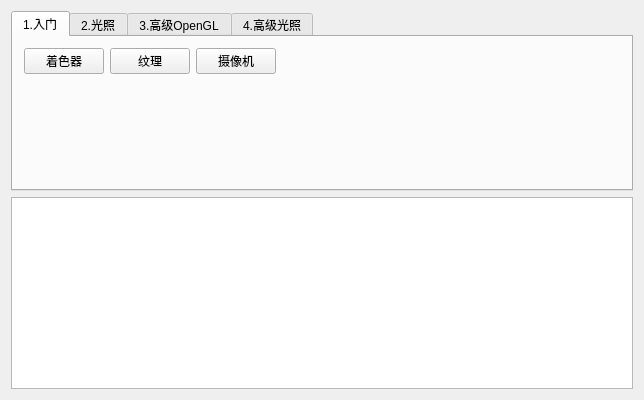
<?xml version="1.0" encoding="UTF-8"?>
<ui version="4.0">
 <class>ApplicationClass</class>
 <widget class="QMainWindow" name="ApplicationClass">
  <property name="geometry">
   <rect>
    <x>0</x>
    <y>0</y>
    <width>600</width>
    <height>400</height>
   </rect>
  </property>
  <property name="windowTitle">
   <string>Application</string>
  </property>
  <widget class="QWidget" name="centralWidget">
   <layout class="QVBoxLayout" name="verticalLayout">
    <item>
     <widget class="QTabWidget" name="tabWidget">
      <property name="currentIndex">
       <number>0</number>
      </property>
      <widget class="QWidget" name="getting_start_2">
       <attribute name="title">
        <string>1.入门</string>
       </attribute>
       <layout class="QGridLayout" name="gridLayout">
        <item row="0" column="0">
         <widget class="QPushButton" name="shader_uniform">
          <property name="text">
           <string>着色器</string>
          </property>
         </widget>
        </item>
        <item row="0" column="3">
         <spacer name="horizontalSpacer">
          <property name="orientation">
           <enum>Qt::Horizontal</enum>
          </property>
          <property name="sizeHint" stdset="0">
           <size>
            <width>312</width>
            <height>20</height>
           </size>
          </property>
         </spacer>
        </item>
        <item row="0" column="1">
         <widget class="QPushButton" name="texture">
          <property name="text">
           <string>纹理</string>
          </property>
         </widget>
        </item>
        <item row="1" column="0">
         <spacer name="verticalSpacer">
          <property name="orientation">
           <enum>Qt::Vertical</enum>
          </property>
          <property name="sizeHint" stdset="0">
           <size>
            <width>20</width>
            <height>40</height>
           </size>
          </property>
         </spacer>
        </item>
        <item row="0" column="2">
         <widget class="QPushButton" name="camera">
          <property name="text">
           <string>摄像机</string>
          </property>
         </widget>
        </item>
       </layout>
      </widget>
      <widget class="QWidget" name="lighting_2">
       <attribute name="title">
        <string>2.光照</string>
       </attribute>
       <layout class="QGridLayout" name="gridLayout_3">
        <item row="0" column="1">
         <widget class="QPushButton" name="material">
          <property name="text">
           <string>材质</string>
          </property>
         </widget>
        </item>
        <item row="0" column="0">
         <widget class="QPushButton" name="basic_lighting">
          <property name="text">
           <string>基础光照</string>
          </property>
         </widget>
        </item>
        <item row="0" column="3">
         <spacer name="horizontalSpacer_2">
          <property name="orientation">
           <enum>Qt::Horizontal</enum>
          </property>
          <property name="sizeHint" stdset="0">
           <size>
            <width>312</width>
            <height>20</height>
           </size>
          </property>
         </spacer>
        </item>
        <item row="0" column="2">
         <widget class="QPushButton" name="lighting_map">
          <property name="text">
           <string>光照贴图</string>
          </property>
         </widget>
        </item>
        <item row="1" column="0">
         <spacer name="verticalSpacer_2">
          <property name="orientation">
           <enum>Qt::Vertical</enum>
          </property>
          <property name="sizeHint" stdset="0">
           <size>
            <width>20</width>
            <height>40</height>
           </size>
          </property>
         </spacer>
        </item>
       </layout>
      </widget>
      <widget class="QWidget" name="advance_opengl_2">
       <attribute name="title">
        <string>3.高级OpenGL</string>
       </attribute>
       <layout class="QGridLayout" name="gridLayout_2">
        <item row="0" column="5">
         <widget class="QPushButton" name="blending">
          <property name="text">
           <string>混合</string>
          </property>
         </widget>
        </item>
        <item row="0" column="4">
         <widget class="QPushButton" name="framebuffer">
          <property name="text">
           <string>帧缓冲</string>
          </property>
         </widget>
        </item>
        <item row="0" column="6">
         <widget class="QPushButton" name="stencil_testing">
          <property name="text">
           <string>模板测试</string>
          </property>
         </widget>
        </item>
        <item row="0" column="0">
         <widget class="QPushButton" name="cubemaps">
          <property name="text">
           <string>立方体贴图</string>
          </property>
         </widget>
        </item>
        <item row="0" column="3">
         <widget class="QPushButton" name="anti_aliasing">
          <property name="text">
           <string>抗锯齿</string>
          </property>
         </widget>
        </item>
        <item row="1" column="0">
         <widget class="QPushButton" name="depth_testing">
          <property name="text">
           <string>深度测试</string>
          </property>
         </widget>
        </item>
        <item row="0" column="2">
         <widget class="QPushButton" name="face_culling">
          <property name="text">
           <string>面剔除</string>
          </property>
         </widget>
        </item>
        <item row="0" column="1">
         <widget class="QPushButton" name="instancing">
          <property name="text">
           <string>实例化</string>
          </property>
         </widget>
        </item>
        <item row="2" column="0">
         <spacer name="verticalSpacer_3">
          <property name="orientation">
           <enum>Qt::Vertical</enum>
          </property>
          <property name="sizeHint" stdset="0">
           <size>
            <width>20</width>
            <height>40</height>
           </size>
          </property>
         </spacer>
        </item>
       </layout>
      </widget>
      <widget class="QWidget" name="advance_light">
       <attribute name="title">
        <string>4.高级光照</string>
       </attribute>
       <layout class="QGridLayout" name="gridLayout_5">
        <item row="0" column="3">
         <widget class="QPushButton" name="pushButton_8">
          <property name="text">
           <string>PushButton</string>
          </property>
         </widget>
        </item>
        <item row="0" column="4">
         <spacer name="horizontalSpacer_4">
          <property name="orientation">
           <enum>Qt::Horizontal</enum>
          </property>
          <property name="sizeHint" stdset="0">
           <size>
            <width>231</width>
            <height>20</height>
           </size>
          </property>
         </spacer>
        </item>
        <item row="0" column="2">
         <widget class="QPushButton" name="pushButton_7">
          <property name="text">
           <string>PushButton</string>
          </property>
         </widget>
        </item>
        <item row="0" column="0">
         <widget class="QPushButton" name="pushButton_5">
          <property name="text">
           <string>PushButton</string>
          </property>
         </widget>
        </item>
        <item row="0" column="1">
         <widget class="QPushButton" name="pushButton_6">
          <property name="text">
           <string>PushButton</string>
          </property>
         </widget>
        </item>
        <item row="1" column="0">
         <spacer name="verticalSpacer_4">
          <property name="orientation">
           <enum>Qt::Vertical</enum>
          </property>
          <property name="sizeHint" stdset="0">
           <size>
            <width>20</width>
            <height>40</height>
           </size>
          </property>
         </spacer>
        </item>
       </layout>
      </widget>
     </widget>
    </item>
    <item>
     <widget class="QTextBrowser" name="textBrowser"/>
    </item>
   </layout>
  </widget>
 </widget>
 <layoutdefault spacing="6" margin="11"/>
 <resources>
  <include location="Application.qrc"/>
 </resources>
 <connections/>
</ui>
